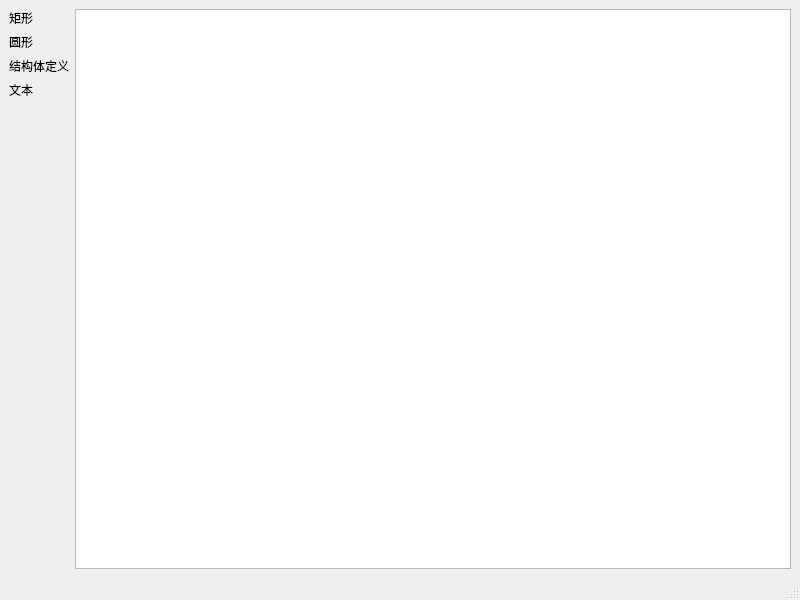
<?xml version="1.0" encoding="UTF-8"?>
<ui version="4.0">
  <class>GraphicsViewDemo</class>
  <widget class="QMainWindow" name="GraphicsViewDemo">
    <property name="geometry">
      <rect>
        <x>0</x>
        <y>0</y>
        <width>800</width>
        <height>600</height>
      </rect>
    </property>
    <property name="minimumSize">
      <size>
        <width>800</width>
        <height>600</height>
      </size>
    </property>
    <property name="mouseTracking">
      <bool>true</bool>
    </property>
    <property name="windowTitle">
      <string>GraphicsViewDemo</string>
    </property>
    <widget class="QWidget" name="centralwidget">
      <layout class="QGridLayout" name="gridLayout">
        <item row="0" column="0">
          <widget class="QLabel" name="label_Rectangle">
            <property name="text">
              <string>矩形</string>
            </property>
          </widget>
        </item>
        <item row="1" column="0">
          <widget class="QLabel" name="label_Circle">
            <property name="text">
              <string>圆形</string>
            </property>
          </widget>
        </item>
        <item row="2" column="0">
          <widget class="QLabel" name="label_Struct">
            <property name="text">
              <string>结构体定义</string>
            </property>
          </widget>
        </item>
        <item row="4" column="0">
          <spacer name="verticalSpacer">
            <property name="orientation">
              <enum>Qt::Orientation::Vertical</enum>
            </property>
            <property name="sizeHint" stdset="0">
              <size>
                <width>20</width>
                <height>383</height>
              </size>
            </property>
          </spacer>
        </item>
        <item row="0" column="1" rowspan="5">
          <widget class="CustomGraphicsView" name="graphicsView">
            <property name="mouseTracking">
              <bool>true</bool>
            </property>
            <property name="contextMenuPolicy">
              <enum>Qt::ContextMenuPolicy::CustomContextMenu</enum>
            </property>
          </widget>
        </item>
        <item row="3" column="0">
          <widget class="QLabel" name="label">
            <property name="text">
              <string>文本</string>
            </property>
          </widget>
        </item>
      </layout>
    </widget>
    <widget class="QMenuBar" name="menubar">
      <property name="geometry">
        <rect>
          <x>0</x>
          <y>0</y>
          <width>800</width>
          <height>43</height>
        </rect>
      </property>
    </widget>
    <widget class="QStatusBar" name="statusbar" />
  </widget>
  <customwidgets>
    <customwidget>
      <class>CustomGraphicsView</class>
      <extends>QGraphicsView</extends>
      <header location="global">CustomGraphicsView.h</header>
    </customwidget>
  </customwidgets>
  <resources />
  <connections />
</ui>
